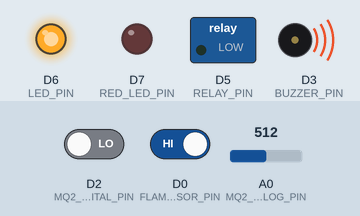
Bench run of a sketch on a simulated ESP8266 (NodeMCU). Parts: switched loads named in the sketch (green lamp = pin HIGH), output pins drawn as LEDs (lit = HIGH), buzzer (waves = sounding, pin HIGH). Dashed ring = blinking. Inputs (shaded band) come from the test bench; at power-on: D0 (FLAME_SENSOR_PIN) HIGH, A0 (MQ2_ANALOG_PIN) = 512, D2 (MQ2_DIGITAL_PIN) LOW. WiFi joins after 1.5 s; servers stay silent unless stated; the local clock reads 2024-03-15 10:24:30 at power-on unless the sketch sets it; no MQTT or app messages arrive unless stated; what the sketch prints to the serial monitor is not drawn.

Above: at 7.8 s.
7.9 s: D0 (FLAME_SENSOR_PIN) driven LOW
At 9.2 s:
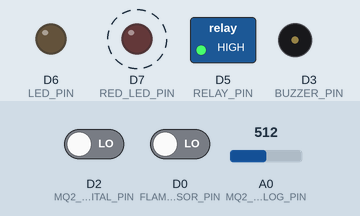
13.7 s: A0 (MQ2_ANALOG_PIN) set to 660
16.7 s: D0 (FLAME_SENSOR_PIN) driven HIGH
At 18.9 s:
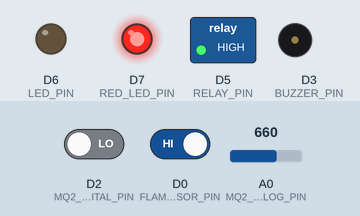
19.3 s: A0 (MQ2_ANALOG_PIN) set to 641
At 20.7 s:
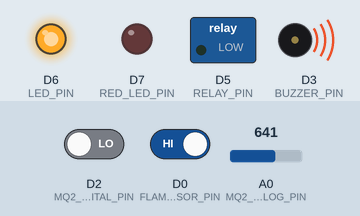
21.9 s: A0 (MQ2_ANALOG_PIN) set to 716
At 24.1 s:
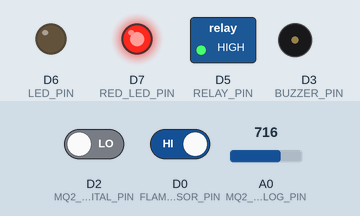
Timing chart, 0 to 25.6 s (numbered marks = the images above; inputs shaded):
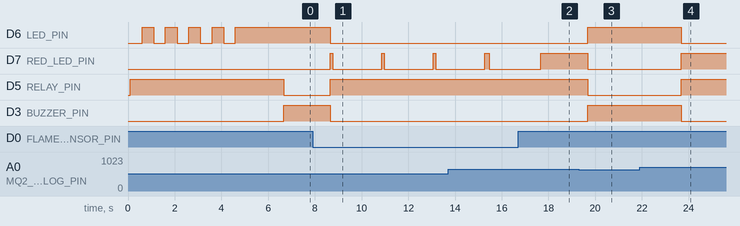

Measured:
- the behaviour switches between 651 and 650 on A0 (MQ2_ANALOG_PIN) (found by bisection; images 2 and 3)
- after the input at 7.9 s, D6 (LED_PIN), D3 (BUZZER_PIN): HIGH → LOW after 0.76 s; D7 (RED_LED_PIN): alternates HIGH for 0.10 s and LOW for 2.1 s, starting after 0.76 s; D5 (RELAY_PIN): LOW → HIGH after 0.76 s
- after the input at 16.7 s, D7 (RED_LED_PIN): goes on until 17.7 s, then stays HIGH
- after the input at 19.3 s, D6 (LED_PIN), D3 (BUZZER_PIN): LOW → HIGH after 0.38 s; D7 (RED_LED_PIN), D5 (RELAY_PIN): HIGH → LOW after 0.38 s
- after the input at 21.9 s, D6 (LED_PIN), D3 (BUZZER_PIN): HIGH → LOW after 1.8 s; D7 (RED_LED_PIN), D5 (RELAY_PIN): LOW → HIGH after 1.8 s

The sketch:

fire_gas_aws.ino
```cpp
#include <ESP8266WiFi.h>
#include <WiFiClientSecureBearSSL.h>
#include <PubSubClient.h>
#include <ArduinoJson.h>


const char* ssid     = "Verma4G";
const char* password = "8009597191";

// ==================== AWS Endpoint ====================
const char* awsEndpoint = "a8dqyvr54htxt-ats.iot.ap-south-1.amazonaws.com";
const char* mqttTopic   = "fire-gas-sensor/data";


const char* rootCA = R"EOF(
-----BEGIN CERTIFICATE-----
MIIDQTCCAimgAwIBAgITBmyfz5m/jAo54vB4ikPmljZbyjANBgkqhkiG9w0BAQsF
ADA5MQswCQYDVQQGEwJVUzEPMA0GA1UEChMGQW1hem9uMRkwFwYDVQQDExBBbWF6
b24gUm9vdCBDQSAxMB4XDTE1MDUyNjAwMDAwMFoXDTM4MDExNzAwMDAwMFowOTEL
MAkGA1UEBhMCVVMxDzANBgNVBAoTBkFtYXpvbjEZMBcGA1UEAxMQQW1hem9uIFJv
b3QgQ0EgMTCCASIwDQYJKoZIhvcNAQEBBQADggEPADCCAQoCggEBALJ4gHHKeNXj
ca9HgFB0fW7Y14h29Jlo91ghYPl0hAEvrAIthtOgQ3pOsqTQNroBvo3bSMgHFzZM
9O6II8c+6zf1tRn4SWiw3te5djgdYZ6k/oI2peVKVuRF4fn9tBb6dNqcmzU5L/qw
IFAGbHrQgLKm+a/sRxmPUDgH3KKHOVj4utWp+UhnMJbulHheb4mjUcAwhmahRWa6
VOujw5H5SNz/0egwLX0tdHA114gk957EWW67c4cX8jJGKLhD+rcdqsq08p8kDi1L
93FcXmn/6pUCyziKrlA4b9v7LWIbxcceVOF34GfID5yHI9Y/QCB/IIDEgEw+OyQm
jgSubJrIqg0CAwEAAaNCMEAwDwYDVR0TAQH/BAUwAwEB/zAOBgNVHQ8BAf8EBAMC
AYYwHQYDVR0OBBYEFIQYzIU07LwMlJQuCFmcx7IQTgoIMA0GCSqGSIb3DQEBCwUA
A4IBAQCY8jdaQZChGsV2USggNiMOruYou6r4lK5IpDB/G/wkjUu0yKGX9rbxenDI
U5PMCCjjmCXPI6T53iHTfIUJrU6adTrCC2qJeHZERxhlbI1Bjjt/msv0tadQ1wUs
N+gDS63pYaACbvXy8MWy7Vu33PqUXHeeE6V/Uq2V8viTO96LXFvKWlJbYK8U90vv
o/ufQJVtMVT8QtPHRh8jrdkPSHCa2XV4cdFyQzR1bldZwgJcJmApzyMZFo6IQ6XU
5MsI+yMRQ+hDKXJioaldXgjUkK642M4UwtBV8ob2xJNDd2ZhwLnoQdeXeGADbkpy
rqXRfboQnoZsG4q5WTP468SQvvG5
-----END CERTIFICATE-----
)EOF";

const char* deviceCert = R"EOF(
-----BEGIN CERTIFICATE-----
MIIDWTCCAkGgAwIBAgIUf0DWmHtVdseZIqKRJGUNB9isrOMwDQYJKoZIhvcNAQEL
BQAwTTFLMEkGA1UECwxCQW1hem9uIFdlYiBTZXJ2aWNlcyBPPUFtYXpvbi5jb20g
SW5jLiBMPVNlYXR0bGUgU1Q9V2FzaGluZ3RvbiBDPVVTMB4XDTI2MDQxNzIxNTYz
MloXDTQ5MTIzMTIzNTk1OVowHjEcMBoGA1UEAwwTQVdTIElvVCBDZXJ0aWZpY2F0
ZTCCASIwDQYJKoZIhvcNAQEBBQADggEPADCCAQoCggEBAOJGuX5+omhPZkmqj/cd
bPSeZUXux7LVVMkiS/JTVi7M9AA1HjIe3hLBt0n+tDjceGQILgsPuGyyCHoAQgRB
X7ZZV2P3BjWBmdS33LwrWyqPAcaE/5B9MMOjl3i2rgTCiAyBShvSQ10iR2QIgWvw
7ixuOTFkiShejhqcGKWv7jHKTHN0avz7ovrVsedfDupDbwpNK4dkE+YyMZK17+Cy
ashpaEZ2yqUBv5+314D63Olt38kDKDFLSQGWYU+YnYavV1HCnt94Alggr79TcBJs
NinVhXxxsa6QhPcFGcb4b9AM+XBHCq/q7igR8S9esbwmCsUJ8A5Qx2n8L5imK99y
XA0CAwEAAaNgMF4wHwYDVR0jBBgwFoAUp8QANYVZ1+n3Pr5YsizIgs3RdQAwHQYD
VR0OBBYEFPwgauKoLmcKqz4HaM3r9phX/gRNMAwGA1UdEwEB/wQCMAAwDgYDVR0P
AQH/BAQDAgeAMA0GCSqGSIb3DQEBCwUAA4IBAQB0ZlXEfZylnEDOJP0ZZXuhHJe/
JmV9fNE3jZpEML/FTss3/7CJXsQfXT8uhK7Q+CBlHWm+cxs74aAJfxR7JcUr+2xH
rEhhVDT6dWm5svPGSeItuqes6g9UVzpixaeBzFSzydYoOTy6jWlpzeegOPS7cWLj
NjvUFGr925vUKIECBlRNFTAJEzIDbb9X2zU1Gh/gYFLC56pFgAvI+8+UpxBfu1WK
PeAefhulzemVfZTzEUX9SylvwSAzd85IIo2Dc46jP0ag6xddNXNkpoRDGeB4rg2p
ZNQXWtwp/YYEMG7ZbeC1SkRdWfmZPnmaqtAdweal50davKB0HVPs/A1eFerL
-----END CERTIFICATE-----
)EOF";

const char* privateKey = R"EOF(
-----BEGIN RSA PRIVATE KEY-----
MIIEpAIBAAKCAQEA4ka5fn6iaE9mSaqP9x1s9J5lRe7HstVUySJL8lNWLsz0ADUe
Mh7eEsG3Sf60ONx4ZAguCw+4bLIIegBCBEFftllXY/cGNYGZ1LfcvCtbKo8BxoT/
kH0ww6OXeLauBMKIDIFKG9JDXSJHZAiBa/DuLG45MWSJKF6OGpwYpa/uMcpMc3Rq
/Pui+tWx518O6kNvCk0rh2QT5jIxkrXv4LJqyGloRnbKpQG/n7fXgPrc6W3fyQMo
MUtJAZZhT5idhq9XUcKe33gCWCCvv1NwEmw2KdWFfHGxrpCE9wUZxvhv0Az5cEcK
r+ruKBHxL16xvCYKxQnwDlDHafwvmKYr33JcDQIDAQABAoIBAFM+TZN5punU+/5x
3xC8JI9BjmRR2emyjcSI94OooPYKtGE3KWqq7GveFD4Gk+qvQSMb10R+fgyO2ot3
eNHz8vA0oe/GuuQIT71v/qbDFIDtp2uPFi3jwILYtirUmeRqZH6lOcxOaDXlHHpy
nppFQnnZ+vRu1f6h+olTj8W0mV57Ko89mXnAGg+5IORnttkOH58ZLArsz7fTKvTq
iD3/TDsAopCtPCmTsn3Zjgm9D8SZLQPaseFaPesYqvySjprERheIpbZJSX69cpaC
asUc1ErjiO5yKgX9rRlVsMglNbvaLTHPrhnV5bHEByQI+aEhpc1snuw6AkQbZZNE
7PuB4EkCgYEA/vihqdNEZ4RSG3+o519CNNWRDefdh8aE0cKKvh/53ilkLFrrSDCp
/vEnhsaME7udxtc19T3NpVThRjGEnYmohQ4Ksw7PvP27s7/3WdUc79MxvSdGTIFN
KxRGciws7MjM81HVBbmOiX6acxlAxaeD1PdfkIYkI1GJv8pxm6OBrTsCgYEA4zBz
/e0R+cgnX8/z38yy2/14ZznhiWuF2ISIEX1dfKYE5hzbaWiZy8Aq+nQxkVT2SKwQ
y8lARmnD7YK4avYYKXuaj00W9IzBmglJmRRZhE7ehfL73TN3mfGqTzNwfuBDAc7i
03H0V3/N/5U2jzxU1mZefkXNTq7dfaTwPpktp1cCgYEAxp0Q+YQ79dMqTodsIAeh
QBzY6Jckhv6KOgesIhwwfPGLOc39F3fpBFIAM0l4lmqApgLA4m+pQM/Ux+QM5Nb1
sefVR9QS2KpiS8wOtyh+aQb/6NOuPCxA23zov0lQGYb1t9iX8uSvdsVrNJuITC+I
Tx3/kEod3nFGt2LQiqecfT8CgYB3AtvQSg8flP0jUNFFDHspiLc5A/YkwaGk0ZBh
8RU3BdUNIlLB/hyKwokBGDsbEbHOUeyehDdaa29KjS7EQVRY7roBlXWP9+g3I+Rc
/28BQzuIWcgckSh3CUSZJq4omJwhZ1olP82qxHWKDIU/NXCPu6KGbVRmgm3esrdz
Y1SqEwKBgQDKwMPSAKq51TRoiyBlvYaOU/lU0FAHOuKVZPP+5PiQ87itDVH9SNPQ
9+SdizqOa8L4BHkjsLZjq5m49bkdNip9Hy0l2s8KCynA3xvLPzahG1Bj3DQZubnE
fqvZre9PbUtpwy+zBP+V+mOdz4SwwQqmu+Km3yb3K2Kv7ou9DwPxJw==
-----END RSA PRIVATE KEY-----
)EOF";


const int FLAME_SENSOR_PIN    = D0;
const int MQ2_ANALOG_PIN      = A0;
const int MQ2_DIGITAL_PIN     = D2;
const int BUZZER_PIN          = D3;
const int LED_PIN             = D6;
const int RED_LED_PIN         = D7;
const int RELAY_PIN           = D5;


const int GAS_ANALOG_THRESHOLD = 650;

unsigned long lastAlertTime = 0;
const unsigned long ALERT_DELAY = 5000;

int flameDetected  = 0;
int gasDetected    = 0;
int gasAnalogValue = 0;

String alertMessage = "";
bool systemArmed    = true;


BearSSL::WiFiClientSecure wifiClient;
PubSubClient mqttClient(wifiClient);
unsigned long    lastPublishTime = 0;
const unsigned long PUBLISH_INTERVAL = 3000; // send to AWS every 3 seconds


void connectWiFi() {
  Serial.print("Connecting to WiFi");
  WiFi.mode(WIFI_STA);
  WiFi.begin(ssid, password);

  int tries = 0;
  while (WiFi.status() != WL_CONNECTED && tries < 20) {
    delay(500);
    Serial.print(".");
    tries++;
  }

  if (WiFi.status() == WL_CONNECTED) {
    Serial.println("\n✓ WiFi Connected: " + WiFi.localIP().toString());
  } else {
    Serial.println("\n✗ WiFi Failed - running in offline mode");
  }
}


void connectAWS() {
  if (WiFi.status() != WL_CONNECTED) return;


  BearSSL::X509List   *rootCACert  = new BearSSL::X509List(rootCA);
  BearSSL::X509List   *clientCert  = new BearSSL::X509List(deviceCert);
  BearSSL::PrivateKey *clientKey   = new BearSSL::PrivateKey(privateKey);

  wifiClient.setTrustAnchors(rootCACert);
  wifiClient.setClientRSACert(clientCert, clientKey);


  Serial.println("Syncing time...");
  configTime(19800, 0, "pool.ntp.org", "time.nist.gov");
  time_t now = time(nullptr);
  int timeTries = 0;
  while (now < 1000000000 && timeTries < 20) {
    delay(500);
    Serial.print(".");
    now = time(nullptr);
    timeTries++;
  }
  Serial.println("\nTime synced: " + String(now));

  mqttClient.setServer(awsEndpoint, 8883);
  mqttClient.setKeepAlive(60);

  Serial.print("Connecting to AWS IoT");
  int tries = 0;
  while (!mqttClient.connected() && tries < 5) {
    if (mqttClient.connect("FireGasDetector")) {
      Serial.println("\n✓ AWS IoT Connected!");
    } else {
      Serial.print(" code:");
      Serial.print(mqttClient.state());
      delay(3000);
      tries++;
    }
  }

  if (!mqttClient.connected()) {
    Serial.println("\n✗ AWS connect failed");
  }
}


void publishToAWS() {

  if (WiFi.status() != WL_CONNECTED || !mqttClient.connected()) return;


  if (millis() - lastPublishTime < PUBLISH_INTERVAL) return;
  lastPublishTime = millis();


  StaticJsonDocument<256> doc;
  doc["device_id"]    = "FireGasDetector";
  doc["flame"]        = flameDetected;
  doc["gas_analog"]   = gasAnalogValue;
  doc["gas_detected"] = gasDetected;
  doc["alert"]        = alertMessage;
  doc["location"]     = "Room";

  char buffer[256];
  serializeJson(doc, buffer);

  bool ok = mqttClient.publish(mqttTopic, buffer);
  if (ok) {
    Serial.println("✓ Sent to AWS");
  } else {
    Serial.println("✗ AWS send failed - will retry");
  }
}

void setup() {
  Serial.begin(115200);
  delay(100);

  // YOUR ORIGINAL pin setup
  pinMode(FLAME_SENSOR_PIN, INPUT);
  pinMode(MQ2_DIGITAL_PIN,  INPUT);
  pinMode(BUZZER_PIN,       OUTPUT);
  pinMode(LED_PIN,          OUTPUT);
  pinMode(RELAY_PIN,        OUTPUT);
  pinMode(RED_LED_PIN,      OUTPUT);

  // YOUR ORIGINAL initial states
  digitalWrite(RED_LED_PIN, LOW);
  digitalWrite(BUZZER_PIN,  LOW);
  digitalWrite(LED_PIN,     HIGH);
  digitalWrite(RELAY_PIN,   HIGH);

  Serial.println("System Ready");

  // YOUR ORIGINAL warm-up blink
  for(int i = 0; i < 5; i++) {
    digitalWrite(LED_PIN, LOW);
    delay(500);
    digitalWrite(LED_PIN, HIGH);
    delay(500);
  }


  connectWiFi();
  connectAWS();
}


void loop() {


  if (mqttClient.connected()) {
    mqttClient.loop();
  }


  if (WiFi.status() == WL_CONNECTED && !mqttClient.connected()) {
    Serial.println("MQTT disconnected - reconnecting...");
    connectAWS();
  }


  readSensors();
  analyzeData();
  triggerAlerts();

  publishToAWS();

  delay(2000);
}


void readSensors() {

  flameDetected  = digitalRead(FLAME_SENSOR_PIN);
  gasAnalogValue = analogRead(MQ2_ANALOG_PIN);
  int mq2Digital = digitalRead(MQ2_DIGITAL_PIN);

  gasDetected = (gasAnalogValue > GAS_ANALOG_THRESHOLD) ? 1 : 0;

  Serial.println("\n--- Sensor Readings ---");
  Serial.print("Flame: ");
  Serial.println(flameDetected == 1 ? "SAFE" : "FIRE!");
  Serial.print("Gas Analog: ");
  Serial.println(gasAnalogValue);
  Serial.print("Gas: ");
  Serial.println(gasDetected ? "DETECTED" : "NORMAL");
}


void analyzeData() {

  alertMessage = "";

  if(flameDetected == 0) {
    alertMessage += "FIRE DETECTED! ";
  }

  if(gasDetected == 1 || gasAnalogValue > GAS_ANALOG_THRESHOLD) {
    alertMessage += "GAS LEAKAGE! ";
  }

  if(alertMessage.length() > 0) {
    Serial.println("ALERT: " + alertMessage);
  }
}


void triggerAlerts() {

  bool fire = (flameDetected == 0);
  bool gas  = (gasAnalogValue > GAS_ANALOG_THRESHOLD);

  // Control GREEN LED
  if(fire || gas) {
    digitalWrite(LED_PIN, LOW);    // OFF during alert
  } else {
    digitalWrite(LED_PIN, HIGH);   // ON in normal
  }

  // NO ALERT CONDITION
  if(!fire && !gas) {
    digitalWrite(BUZZER_PIN,  HIGH);  // OFF
    digitalWrite(RED_LED_PIN, LOW);   // OFF
    digitalWrite(RELAY_PIN,   LOW);   // OFF
    return;
  }

  // ALERT ACTIVE → buzzer ON
  digitalWrite(BUZZER_PIN, LOW);

  // BOTH fire + gas → blink
  if(fire && gas) {
    digitalWrite(RELAY_PIN, HIGH);
    digitalWrite(RED_LED_PIN, HIGH);
    delay(200);
    digitalWrite(RED_LED_PIN, LOW);
    delay(200);
    Serial.println("⚠️ FIRE + GAS ALERT!");
  }

  // ONLY GAS → solid ON
  else if(gas) {
    digitalWrite(RELAY_PIN,   HIGH);
    digitalWrite(RED_LED_PIN, HIGH);
    Serial.println("⚠️ GAS ALERT!");
  }

  // ONLY FIRE → fast blink
  else if(fire) {
    digitalWrite(RELAY_PIN,   HIGH);
    digitalWrite(RED_LED_PIN, HIGH);
    delay(100);
    digitalWrite(RED_LED_PIN, LOW);
    delay(100);
    Serial.println("⚠️ FIRE ALERT!");
  }

  logEvent("Alert triggered");
}


void logEvent(String event) {
  Serial.print("LOG: ");
  Serial.print(millis());
  Serial.print(" -> ");
  Serial.println(event);
}
```
